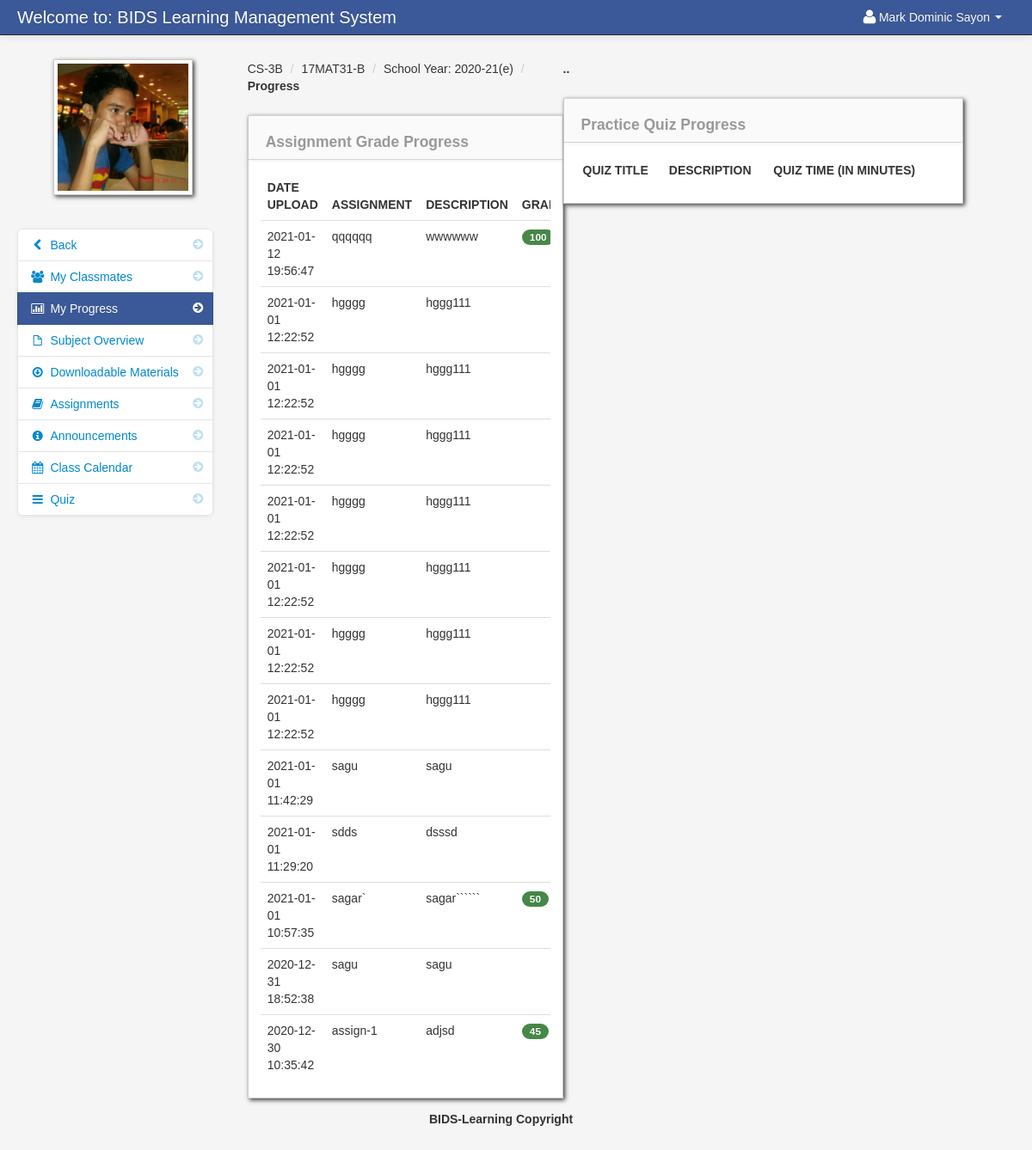
The page /progress.php?id=196 (signed in) on the database as committed earlier.
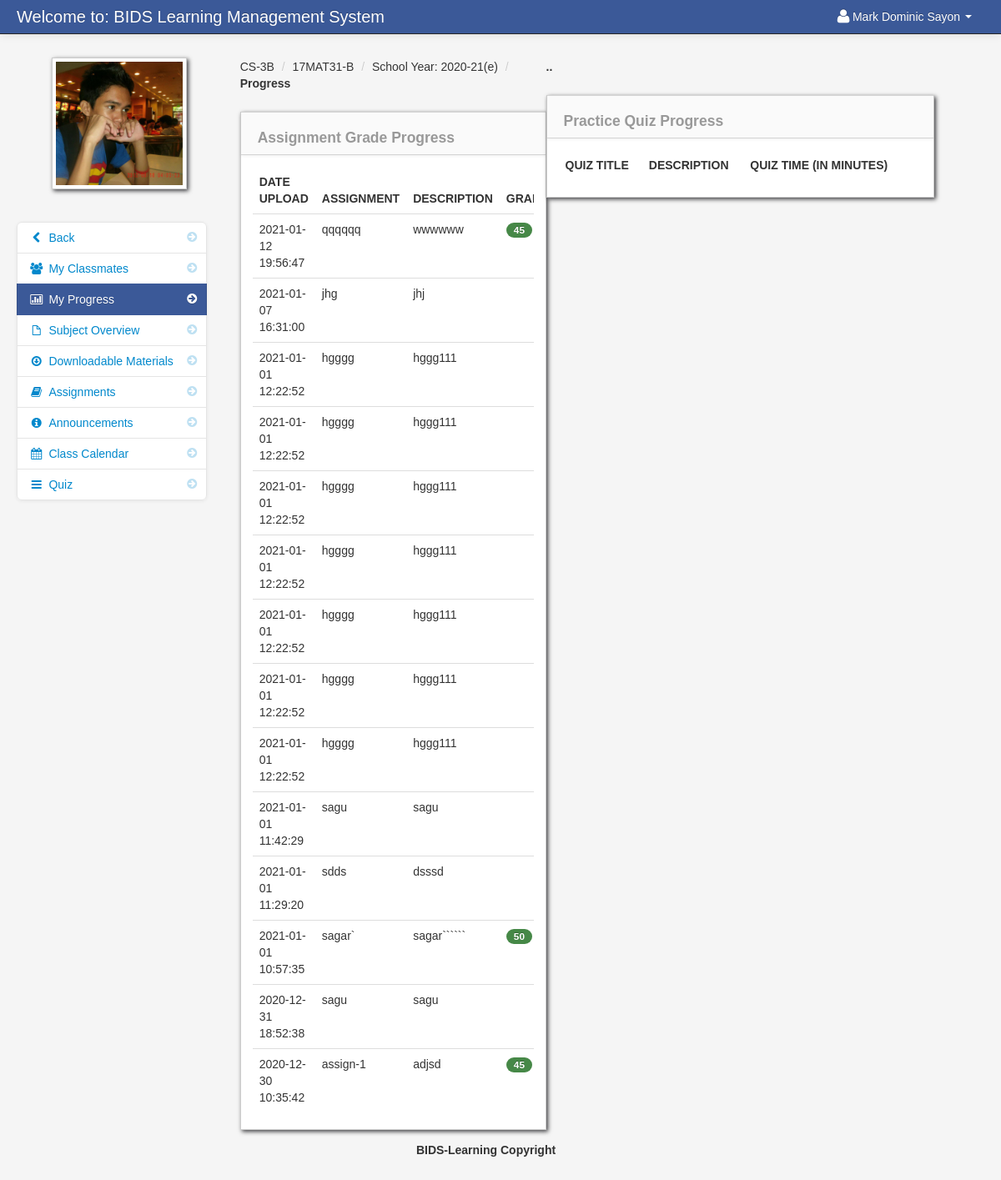
The same page on the database as committed later.
### tables this page shows
CREATE TABLE `student` (
  `student_id` int(11) NOT NULL,
  `firstname` varchar(100) NOT NULL,
  `lastname` varchar(100) NOT NULL,
  `dob` int(25) NOT NULL,
  `class_id` int(11) NOT NULL,
  `did` int(11) NOT NULL,
  `username` varchar(100) NOT NULL,
  `password` varchar(100) NOT NULL,
  `location` varchar(100) NOT NULL,
  `status` varchar(100) NOT NULL,
  `per_no` varchar(25) NOT NULL,
  `gua_no` varchar(25) NOT NULL,
  `rollno` int(11) NOT NULL,
  `assig_status` int(11) NOT NULL
);

CREATE TABLE `teacher_class` (
  `teacher_class_id` int(11) NOT NULL,
  `teacher_id` int(11) NOT NULL,
  `class_id` int(11) NOT NULL,
  `subject_id` int(11) NOT NULL,
  `thumbnails` varchar(100) NOT NULL,
  `school_year` varchar(100) NOT NULL,
  `department_id` int(20) NOT NULL
);

CREATE TABLE `class` (
  `class_id` int(11) NOT NULL,
  `class_name` varchar(100) NOT NULL,
  `did` int(20) NOT NULL
);

CREATE TABLE `subject` (
  `subject_id` int(11) NOT NULL,
  `subject_code` varchar(100) NOT NULL,
  `subject_title` varchar(100) NOT NULL,
  `category` varchar(100) NOT NULL,
  `description` longtext NOT NULL,
  `unit` int(11) NOT NULL,
  `Pre_req` varchar(100) NOT NULL,
  `semester` varchar(100) NOT NULL,
  `cid` int(20) NOT NULL
);

CREATE TABLE `student_assignment` (
  `student_assignment_id` int(11) NOT NULL,
  `assignment_id` int(11) NOT NULL,
  `floc` varchar(100) NOT NULL,
  `assignment_fdatein` varchar(50) NOT NULL,
  `fdesc` varchar(100) NOT NULL,
  `fname` varchar(50) NOT NULL,
  `student_id` int(11) NOT NULL,
  `grade` varchar(5) NOT NULL,
  `roll_no` varchar(215) NOT NULL,
  `marks_alloc` varchar(250) NOT NULL,
  `totalmarks` varchar(115) NOT NULL,
  `status_assignment` int(11) NOT NULL,
  `teacher_class_id` varchar(200) NOT NULL
);

CREATE TABLE `assignment` (
  `assignment_id` int(11) NOT NULL,
  `floc` varchar(300) NOT NULL,
  `fdatein` varchar(100) NOT NULL,
  `fdesc` varchar(100) NOT NULL,
  `teacher_id` int(11) NOT NULL,
  `class_id` int(11) NOT NULL,
  `fname` varchar(100) NOT NULL,
  `maxmarks` varchar(215) NOT NULL,
  `qmaxmarks` text NOT NULL,
  `status` int(11) NOT NULL,
  `deadline_date` varchar(220) NOT NULL,
  `deadline_time` varchar(220) NOT NULL,
  `auto_deadline` tinyint(4) NOT NULL
);

### session.php (called while the page is built, shortened)
<?php
$session_id=$_SESSION['id'];
?>

### progress.php (the view, shortened to what this page needs)
<?php include('header_dashboard.php'); ?>
<?php include('session.php'); ?>
<?php $get_id = $_GET['id']; ?>
    <body>
		<?php include('navbar_student.php'); ?>
        <div class="container-fluid">
            <div class="row-fluid">
				<?php include('progress_link_student.php'); ?>
                <div class="span4" id="content">
                     <div class="row-fluid">
										<?php $class_query = mysqli_query($conn,"select * from teacher_class
										LEFT JOIN class ON class.class_id = teacher_class.class_id
										LEFT JOIN subject ON subject.subject_id = teacher_class.subject_id
										where teacher_class_id = '$get_id'")or die(mysqli_error());
										$class_row = mysqli_fetch_array($class_query);
										?>
					     <ul class="breadcrumb">
							<li><a href="#"><?php echo $class_row['class_name']; ?></a> <span class="divider">/</span></li>
							<li><a href="#"><?php echo $class_row['subject_code']; ?></a> <span class="divider">/</span></li>
							<li><a href="#">School Year: <?php echo $class_row['school_year']; ?></a> <span class="divider">/</span></li>
							<li><a href="#"><b>Progress</b></a></li>
						</ul>
                        <div id="block_bg" class="block">
                            <div class="navbar navbar-inner block-header">
							    <div id="" class="muted pull-left"><h4> Assignment Grade Progress</h4></div>
							</div>
                            <div class="block-content collapse in">
                                <div class="span12">
										<table cellpadding="0" cellspacing="0" border="0" class="table" id="">
										<thead>
										        <tr>
												<th>Date Upload</th>
												<th>Assignment</th>
												<th>Description</th>
												<th>Grade</th>
												</tr>
										</thead>
										<tbody>
                              		<?php
										$query = mysqli_query($conn,"select * FROM student_assignment
										LEFT JOIN student on student.student_id  = student_assignment.student_id
										RIGHT JOIN assignment on student_assignment.assignment_id  = assignment.assignment_id
										WHERE student_assignment.student_id = '$session_id'
										order by fdatein DESC")or die(mysqli_error());
										while($row = mysqli_fetch_array($query)){
										$student_id = $row['student_id'];
									?>
										<tr>
										 <td><?php echo $row['fdatein']; ?></td>
                                         <td><?php  echo $row['fname']; ?></td>
                                         <td><?php  echo $row['fdesc']; ?></td>
										 <?php if ($session_id == $student_id){ ?>
                                         <td>
										 <span class="badge badge-success"><?php echo $row['grade']; ?></span>
										 </td>
										 <?php }else{ ?>
										 <td></td>
										 <?php } ?>
                                </tr>
						 <?php } ?>
										</tbody>
									</table>
                                </div>
                            </div>
                        </div>
                    </div>
                </div>
				                <div class="span5" id="content">
                     <div class="row-fluid">
					     <ul class="breadcrumb">
							<li><a href="#"><b>..</b></a></li>
						</ul>
                        <div id="block_bg" class="block">
                            <div class="navbar navbar-inner block-header">
							    <div id="" class="muted pull-left"><h4> Practice Quiz Progress</h4></div>
							</div>
                            <div class="block-content collapse in">
                                <div class="span12">
								<table cellpadding="0" cellspacing="0" border="0" class="table" id="">
										<thead>
										        <tr>
												<th>Quiz Title</th>
												<th>Description</th>
												<th>Quiz Time (In Minutes)</th>
												<th></th>
												</tr>
										</thead>
									</table>
                                </div>
                            </div>
                        </div>
                    </div>
                </div>
            </div>
		<?php include('footer.php'); ?>
        </div>
		<?php include('script.php'); ?>
    </body>
</html>

### header_dashboard.php (shortened to what this page needs)
<!DOCTYPE html>
<html class="no-js">
    <head>
        <link href="admin/bootstrap/css/bootstrap.min.css" rel="stylesheet" media="screen">
        <link href="admin/bootstrap/css/bootstrap-responsive.min.css" rel="stylesheet" media="screen">
        <link href="admin/bootstrap/css/font-awesome.css" rel="stylesheet" media="screen">
        <link href="admin/bootstrap/css/my_style.css" rel="stylesheet" media="screen">
        <link href="admin/bootstrap/css/print.css" rel="stylesheet" media="print">
        <link href="admin/vendors/easypiechart/jquery.easy-pie-chart.css" rel="stylesheet" media="screen">
        <link href="admin/assets/styles.css" rel="stylesheet" media="screen">
		<link href="admin/vendors/fullcalendar/fullcalendar.css" rel="stylesheet" media="screen">
		<link href="admin/assets/DT_bootstrap.css" rel="stylesheet" media="screen">
		<link href="admin/vendors/jGrowl/jquery.jgrowl.css" rel="stylesheet" media="screen">
		<link rel="stylesheet" type="text/css" href="admin/vendors/bootstrap-wysihtml5/src/bootstrap-wysihtml5.css"></link>
		<link href="admin/vendors/jGrowl/jquery.jgrowl.css" rel="stylesheet" media="screen">
    </head>

### navbar_student.php (shortened to what this page needs)
<div class="navbar navbar-fixed-top navbar-inverse">
        <div class="navbar-inner">
            <div class="container-fluid">
                <a class="brand" href="#">Welcome to: BIDS Learning Management System</a>
					<div class="nav-collapse collapse">
						<ul class="nav pull-right">
							<?php $query= mysqli_query($conn,"select * from student where student_id = '$session_id'")or die(mysqli_error());
									$row = mysqli_fetch_array($query);
							?>
							<li class="dropdown">
								<a href="#" role="button" class="dropdown-toggle" data-toggle="dropdown"> <i class="icon-user icon-large"></i><?php echo $row['firstname']." ".$row['lastname'];  ?> <i class="caret"></i></a>
							</li>
						</ul>
					</div>
            </div>
        </div>
</div>

### progress_link_student.php (shortened to what this page needs)
<div class="span3" id="sidebar">
	<img id="avatar" src="admin/<?php echo $row['location']; ?>" class="img-polaroid">
		<ul class="nav nav-list bs-docs-sidenav nav-collapse collapse">
				<li class=""><a href="dashboard_student.php"><i class="icon-chevron-right"></i><i class="icon-chevron-left"></i>&nbsp;Back</a></li>
				<li class=""><a href="my_classmates.php<?php echo '?id='.$get_id; ?>"><i class="icon-chevron-right"></i><i class="icon-group"></i>&nbsp;My Classmates</a></li>
				<li class="active"><a href="progress.php<?php echo '?id='.$get_id; ?>"><i class="icon-chevron-right"></i><i class="icon-bar-chart"></i>&nbsp;My Progress</a></li>
				<li class=""><a href="subject_overview_student.php<?php echo '?id='.$get_id; ?>"><i class="icon-chevron-right"></i><i class="icon-file"></i>&nbsp;Subject Overview</a></li>
				<li class=""><a href="downloadable_student.php<?php echo '?id='.$get_id; ?>"><i class="icon-chevron-right"></i><i class="icon-download"></i>&nbsp;Downloadable Materials</a></li>
				<li class=""><a href="assignment_student.php<?php echo '?id='.$get_id; ?>"><i class="icon-chevron-right"></i><i class="icon-book"></i>&nbsp;Assignments</a></li>
				<li class=""><a href="announcements_student.php<?php echo '?id='.$get_id; ?>"><i class="icon-chevron-right"></i><i class="icon-info-sign"></i>&nbsp;Announcements</a></li>
				<li class=""><a href="class_calendar_student.php<?php echo '?id='.$get_id; ?>"><i class="icon-chevron-right"></i><i class="icon-calendar"></i>&nbsp;Class Calendar</a></li>
				<li class=""><a href="student_quiz_list.php<?php echo '?id='.$get_id; ?>"><i class="icon-chevron-right"></i><i class="icon-reorder"></i>&nbsp;Quiz</a></li>
		</ul>
</div>

### footer.php
<center>
		<footer>
		<p>BIDS-Learning Copyright </p>
		</footer>
</center>

### script.php (shortened to what this page needs)
	<link href="admin/vendors/datepicker.css" rel="stylesheet" media="screen">
	<link href="admin/vendors/uniform.default.css" rel="stylesheet" media="screen">
	<link href="admin/vendors/chosen.min.css" rel="stylesheet" media="screen">
<link rel="stylesheet" type="text/css" href="admin/assets//style.css" />
	<link href="admin/vendors/datepicker.css" rel="stylesheet" media="screen">

### admin/assets/styles.css (style rules this page uses)
body { padding-top: 60px; padding-bottom: 40px; background-color: #f5f5f5; }
#content { margin-left:0px; }
.breadcrumb { margin: 0 0 0px; padding: 10px 0px; background-color: transparent; }
.block { background: url("../images/pixel-60fff.png") repeat scroll 0 0 rgba(0, 0, 0, 0) !important; border: 1px solid #ccc; background: white; margin: 1em 0em; border-top: none; -webkit-box-shadow: 2px 2px 5px rgba(0, 0, 6, 0.75); -moz-box-shadow: 2px 2px 5px rgba(0, 0, 6, 0.75); box-shadow: 2px 2px 5px rgba(0, 0, 6, 0.75); }
.block-content { margin: 1em; min-height: .25em; }
.block-header { margin-bottom: 0px; border-right: none; border-left: none; -webkit-border-radius: 0px; -moz-border-radius: 0px; border-radius: 0px; }
.block-header div { padding-top: 10px; }
.bs-docs-sidenav { max-width: 228px; margin: 30px 0 0; padding: 0; background-color: #fff; -webkit-border-radius: 6px; -moz-border-radius: 6px; border-radius: 6px; -webkit-box-shadow: 0 1px 4px rgba(0,0,0,.065); -moz-box-shadow: 0 1px 4px rgba(0,0,0,.065); box-shadow: 0 1px 4px rgba(0,0,0,.065); }
.bs-docs-sidenav > li > a { display: block; width: 190px \9; margin: 0 0 -1px; padding: 8px 14px; border: 1px solid #e5e5e5; }
.bs-docs-sidenav > li:first-child > a { -webkit-border-radius: 6px 6px 0 0; -moz-border-radius: 6px 6px 0 0; border-radius: 6px 6px 0 0; }
.bs-docs-sidenav > li:last-child > a { -webkit-border-radius: 0 0 6px 6px; -moz-border-radius: 0 0 6px 6px; border-radius: 0 0 6px 6px; }
.bs-docs-sidenav > .active > a { position: relative; z-index: 2; padding: 9px 15px; border: 0; text-shadow: 0 1px 0 rgba(0,0,0,.15); -webkit-box-shadow: inset 1px 0 0 rgba(0,0,0,.1), inset -1px 0 0 rgba(0,0,0,.1); -moz-box-shadow: inset 1px 0 0 rgba(0,0,0,.1), inset -1px 0 0 rgba(0,0,0,.1); box-shadow: inset 1px 0 0 rgba(0,0,0,.1), inset -1px 0 0 rgba(0,0,0,.1); }
.bs-docs-sidenav .icon-chevron-right { float: right; margin-top: 2px; margin-right: -6px; opacity: .25; }
.bs-docs-sidenav .active .icon-chevron-right, .bs-docs-sidenav .active a:hover .icon-chevron-right { opacity: 1; }

Rows that differ between the two databases and show on the page:
removed student_assignment: assignment.fdatein "2021-01-12 19:56:47", assignment.fname "qqqqqq", assignment.fdesc "wwwwww", grade "100"
added student_assignment: assignment.fdatein "2021-01-12 19:56:47", assignment.fname "qqqqqq", assignment.fdesc "wwwwww", grade "45"
added student_assignment: assignment.fdatein "2021-01-07 16:31:00", assignment.fname "jhg", assignment.fdesc "jhj"
